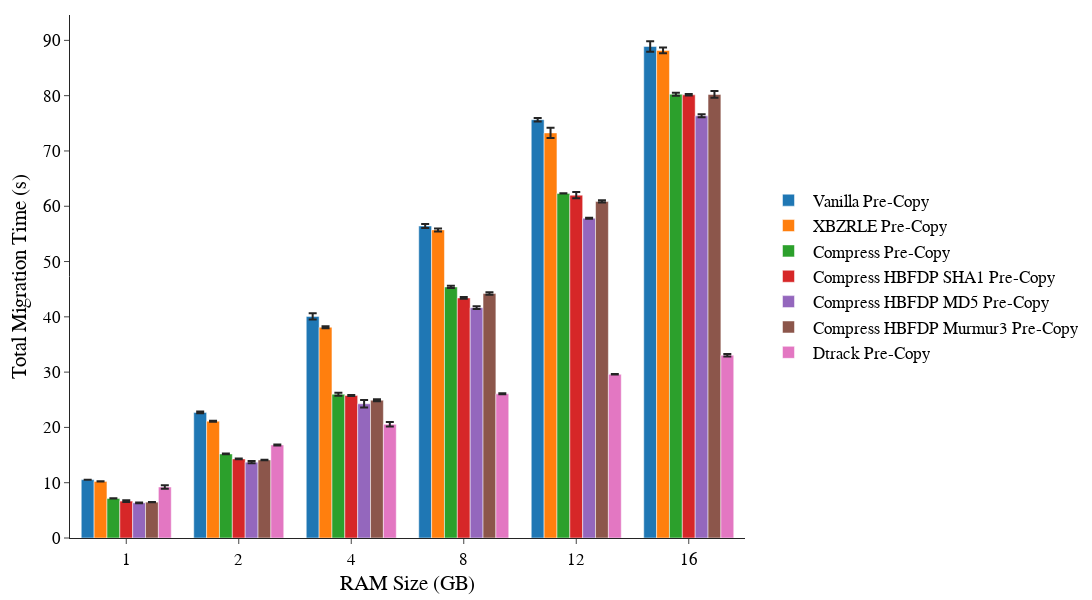

This figure's notebook cell:
### Code cell
mig_time_plot("Total-Time", "Total Migration Time (s)", "Memcached",
              ['Vanilla', 'XBZRLE', 'Compress', 'Compress_HBFDP_SHA1', 'Compress_HBFDP_MD5', 'Compress_HBFDP_Murmur3', 'Dtrack'],
              "X-C-CHS1-CHM5-CHM3-D")

### Figure 1 — Plotly figure (JSON) as saved in the notebook; plotly's stock layout.template omitted (floating-point values rounded to 4 significant figures)
{"data": [{"error_y": {"array": [0.001155, 0.171, 0.5787, 0.3732, 0.3061, 0.9541], "type": "data"}, "name": " Vanilla Pre-Copy", "x": ["1", "2", "4", "8", "12", "16"], "y": [10.55, 22.72, 40.08, 56.43, 75.65, 88.91], "type": "bar"}, {"error_y": {"array": [0.02485, 0.09174, 0.175, 0.2737, 0.921, 0.524], "type": "data"}, "name": " XBZRLE Pre-Copy", "x": ["1", "2", "4", "8", "12", "16"], "y": [10.23, 21.13, 38.1, 55.72, 73.26, 88.18], "type": "bar"}, {"error_y": {"array": [0.02329, 0.06538, 0.2736, 0.2132, 0.027, 0.2559], "type": "data"}, "name": " Compress Pre-Copy", "x": ["1", "2", "4", "8", "12", "16"], "y": [7.147, 15.2, 26.0, 45.41, 62.33, 80.26], "type": "bar"}, {"error_y": {"array": [0.1448, 0.08173, 0.09672, 0.1646, 0.5586, 0.1403], "type": "data"}, "name": " Compress HBFDP SHA1 Pre-Copy", "x": ["1", "2", "4", "8", "12", "16"], "y": [6.678, 14.31, 25.77, 43.41, 62.01, 80.15], "type": "bar"}, {"error_y": {"array": [0.06341, 0.2194, 0.6753, 0.2432, 0.1038, 0.2704], "type": "data"}, "name": " Compress HBFDP MD5 Pre-Copy", "x": ["1", "2", "4", "8", "12", "16"], "y": [6.36, 13.72, 24.27, 41.65, 57.84, 76.35], "type": "bar"}, {"error_y": {"array": [0.01179, 0.04682, 0.166, 0.2208, 0.2054, 0.6071], "type": "data"}, "name": " Compress HBFDP Murmur3 Pre-Copy", "x": ["1", "2", "4", "8", "12", "16"], "y": [6.485, 14.12, 24.92, 44.21, 60.87, 80.22], "type": "bar"}, {"error_y": {"array": [0.323, 0.08492, 0.4012, 0.1019, 0.0411, 0.225], "type": "data"}, "name": " Dtrack Pre-Copy", "x": ["1", "2", "4", "8", "12", "16"], "y": [9.225, 16.84, 20.56, 26.08, 29.6, 33.04], "type": "bar"}], "layout": {"barmode": "group", "xaxis": {"title": {"text": "RAM Size (GB)", "standoff": 8}}, "yaxis": {"title": {"text": "Total Migration Time (s)", "standoff": 10}}, "font": {"family": "Arial", "size": 17.2, "color": "black"}, "margin": {"t": 15, "r": 10, "l": 70, "b": 45, "autoexpand": true}, "legend": {"orientation": "v", "yanchor": "middle", "y": 0.5, "xanchor": "right", "x": 1.5}, "width": 1200, "height": 600}}
